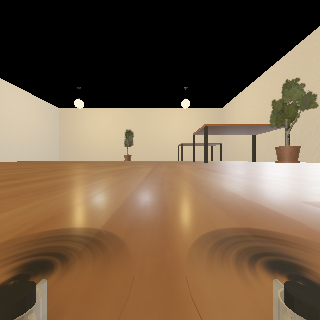
#> input picture Test_Pairs/Test_Renders/frame_00120.png, 320 x 320 px
$ python batch_transform_test_pairs.py
#> lines starting #> are read from the running program, lines starting #| are printed output that depends on the picture
### transform_rendered_to_naneye.py
import argparse
import numpy as np
from PIL import Image, ImageFilter

# File names
input_path = "input.png"
output_path = "output.png"

# NanEye resolution
width = 320
height = 320

# Using values from the spec sheet
full_scale_dn = 860.0 # full scale digital num before value gets clipped
read_noise_dn = 0.4
prnu_std = 0.013
dsnu_std = 0.84
row_noise_std = 0.2

blur_radius = 0.7
seed = 42

# Kalibr/OpenCV-style intrinsics in pixels [fu fv pu pv]
fx_px = width / 2.0
fy_px = height / 2.0
cx_px = (width - 1) / 2.0
cy_px = (height - 1) / 2.0

# Kalibr/OpenCV `radtan` distortion coefficients.
# Kalibr order: [k1 k2 r1 r2] where r1 maps to p1 and r2 maps to p2.
k1 = 0.18
k2 = 0.0
p1 = 0.0
p2 = 0.0
k3 = 0.0

def load_image_linear(path):
    # Load grayscale image. The function loads as an 8-bit depth image but
    # NanEye images are 10-bit depth in reality.
    img = Image.open(path).convert("L")
    return np.array(img, dtype=np.float32) / 255.0


def bilinear_interpolate(image, x, y):
    h, w = image.shape
    x = np.clip(x, 0, w - 1)
    y = np.clip(y, 0, h - 1)

    x0 = np.floor(x).astype(np.int32)
    y0 = np.floor(y).astype(np.int32)
    x1 = np.clip(x0 + 1, 0, w - 1)
    y1 = np.clip(y0 + 1, 0, h - 1)

    dx = x - x0
    dy = y - y0

    wa = (1.0 - dx) * (1.0 - dy)
    wb = dx * (1.0 - dy)
    wc = (1.0 - dx) * dy
    wd = dx * dy

    return (
        image[y0, x0] * wa
        + image[y0, x1] * wb
        + image[y1, x0] * wc
        + image[y1, x1] * wd
    )


def inverse_radtan_map(x_dist, y_dist, k1, k2, p1, p2, k3=0.0, iterations=8):
    # Invert Brown-Conrady (OpenCV/Kalibr radtan) in normalized image coords.
    x = x_dist.copy()
    y = y_dist.copy()

    for _ in range(iterations):
        r2 = x**2 + y**2
        r4 = r2 * r2
        r6 = r4 * r2
        radial = 1.0 + k1 * r2 + k2 * r4 + k3 * r6
        radial = np.where(np.abs(radial) < 1e-6, 1e-6, radial)

        delta_x = 2.0 * p1 * x * y + p2 * (r2 + 2.0 * x**2)
        delta_y = p1 * (r2 + 2.0 * y**2) + 2.0 * p2 * x * y

        x = (x_dist - delta_x) / radial
        y = (y_dist - delta_y) / radial

    return x, y


def apply_optics(gray, width, height, blur_radius, fx_px, fy_px, cx_px, cy_px, k1, k2, p1, p2, k3):
    # Simple optical stage: blur, then distortion, then resample to sensor.
    if fx_px <= 0 or fy_px <= 0:
        raise ValueError("Intrinsics fx_px/fy_px must be positive.")

    img = Image.fromarray((gray * 255).astype(np.uint8), mode="L")
    img = img.filter(ImageFilter.GaussianBlur(radius=blur_radius))
    img = img.resize((width, height), Image.Resampling.BICUBIC)

    gray = np.array(img, dtype=np.float32) / 255.0
    h, w = gray.shape

    y, x = np.indices((h, w), dtype=np.float32)
    # Distorted output coordinates in normalized camera units.
    x_dist = (x - cx_px) / fx_px
    y_dist = (y - cy_px) / fy_px

    # Inverse map so each output pixel samples the correct undistorted source.
    x_undist, y_undist = inverse_radtan_map(x_dist, y_dist, k1, k2, p1, p2, k3)

    x_src = x_undist * fx_px + cx_px
    y_src = y_undist * fy_px + cy_px

    return bilinear_interpolate(gray, x_src, y_src)


def convert_to_electrons(gray, full_scale_dn):
    # Convert normalized intensity to sensor units.
    return gray * full_scale_dn


def generate_fixed_pattern_maps(shape, prnu_std, dsnu_std, rng):
    # Create fixed per-pixel maps that can be reused across frames.
    prnu_map = rng.normal(0, prnu_std, shape).astype(np.float32)
    dsnu_map = rng.normal(0, dsnu_std, shape).astype(np.float32)
    return prnu_map, dsnu_map


def apply_prnu(signal_dn, prnu_std, rng, prnu_map=None):
    # Photo Response Non-Uniformity (PRNU) is a multiplicative fixed-pattern.
    if prnu_map is None:
        prnu_map = rng.normal(0, prnu_std, signal_dn.shape)
    return signal_dn * (1 + prnu_map)


def apply_shot_noise(signal_dn, rng):
    # Photon shot noise is described by the Poisson process.
    # It's caused by the discrete arrival of photons and is signal dependent
    signal_dn = np.clip(signal_dn, 0, None)
    return rng.poisson(signal_dn).astype(np.float32)


def apply_dark_current(signal_dn, dsnu_std, rng, dark_current_mean=0.0, dsnu_map=None):
    # Add dark current fixed-pattern noise and dark shot noise.
    if dsnu_map is None:
        dsnu_map = rng.normal(0, dsnu_std, signal_dn.shape)
    dark_signal = np.clip(dark_current_mean + dsnu_map, 0, None)
    dark_noise = rng.poisson(dark_signal).astype(np.float32)
    return signal_dn + dark_noise

# Signal independent and is caused by electronics components
def apply_readout_noise(signal_dn, read_noise_dn, row_noise_std, rng):
    # Read noise and row noise are added after charge-to-voltage conversion.
    noisy = signal_dn + rng.normal(0, read_noise_dn, signal_dn.shape)
    noisy += rng.normal(0, row_noise_std, (signal_dn.shape[0], 1))
    return noisy


def load_master_npy(path):
    return np.load(path).astype(np.float32)


# [42 lines left out: functions infer_storage_white_level, looks_like_normalized_flat, maybe_rescale_master_maps, not called in this run]


def validate_master_shape(master_map, expected_shape, label):
    if master_map is None:
        return
    if master_map.shape != expected_shape:
        raise ValueError(
            f"{label} shape {master_map.shape} does not match expected sensor shape {expected_shape}."
        )


# [10 lines left out: function apply_master_flat, not called in this run]


def adc_quantize(signal_dn, full_scale_dn):
    # Clip to sensor full-scale and quantize to integer DN.
    signal_dn = np.clip(signal_dn, 0, full_scale_dn)
    signal_dn = np.round(signal_dn)
    return signal_dn / full_scale_dn


def save_image(out, output_path):
    # Save the result scaled to 8-bit for visualization.
    out_img = Image.fromarray((out * 255).astype(np.uint8), mode="L")
    out_img = out_img.resize((320, 320), Image.Resampling.BICUBIC)
    out_img.save(output_path)


# [86 lines left out: functions parse_arguments, main, not called in this run]


# [2 lines that do not run on import are left out]

### batch_transform_test_pairs.py
import argparse
from pathlib import Path

import numpy as np
import transform_rendered_to_naneye as sim


SUPPORTED_SUFFIXES = {".png", ".jpg", ".jpeg", ".bmp", ".tif", ".tiff", ".pgm"}


def list_input_images(input_dir: Path):
    return sorted(
        p for p in input_dir.iterdir() if p.is_file() and p.suffix.lower() in SUPPORTED_SUFFIXES
    )


def transform_one_image(
    input_path: Path,
    output_path: Path,
    rng,
    prnu_map,
    dsnu_map,
    master_flat=None,
    master_dark=None,
    flat_is_normalized=False,
):
    gray = sim.load_image_linear(str(input_path))
    gray = sim.apply_optics(
        gray,
        sim.width,
        sim.height,
        sim.blur_radius,
        sim.fx_px,
        sim.fy_px,
        sim.cx_px,
        sim.cy_px,
        sim.k1,
        sim.k2,
        sim.p1,
        sim.p2,
        sim.k3,
    )

    signal_dn = sim.convert_to_electrons(gray, sim.full_scale_dn)

    has_master_flat = master_flat is not None
    has_master_dark = master_dark is not None

    if has_master_flat:
        if flat_is_normalized and has_master_dark:
            signal_dn = sim.apply_master_flat(signal_dn, master_flat, master_dark=None)
        elif has_master_dark:
            signal_dn = sim.apply_master_flat(signal_dn, master_flat, master_dark=master_dark)
        else:
            signal_dn = sim.apply_master_flat(signal_dn, master_flat, master_dark=None)
    else:
        signal_dn = sim.apply_prnu(signal_dn, sim.prnu_std, rng, prnu_map=prnu_map)

    if has_master_dark:
        signal_dn += master_dark
    else:
        signal_dn = sim.apply_dark_current(signal_dn, sim.dsnu_std, rng, dsnu_map=dsnu_map)

    signal_dn = sim.apply_shot_noise(signal_dn, rng)
    signal_dn = sim.apply_readout_noise(signal_dn, sim.read_noise_dn, sim.row_noise_std, rng)

    out = sim.adc_quantize(signal_dn, sim.full_scale_dn)
    sim.save_image(out, str(output_path))


def parse_args():
    parser = argparse.ArgumentParser(
        description="Transform all renders in Test_Pairs/Test_Renders and write outputs."
    )
    parser.add_argument(
        "--input-dir",
        type=Path,
        default=Path("Test_Pairs/Test_Renders"),
        help="Directory of rendered input images.",
    )
    parser.add_argument(
        "--output-dir",
        type=Path,
        default=Path("Test_Pairs/Test_Transformed_Output"),
        help="Directory where transformed images are written.",
    )
    parser.add_argument(
        "--seed",
        type=int,
        default=sim.seed,
        help="Base random seed for deterministic batch noise generation.",
    )
    parser.add_argument(
        "--master-flat",
        type=Path,
        help="Optional master flat .npy file used for calibrated batch transforms.",
    )
    parser.add_argument(
        "--master-dark",
        type=Path,
        help="Optional master dark .npy file used for calibrated batch transforms.",
    )
    return parser.parse_args()


def main():
    args = parse_args()

    if not args.input_dir.exists():
        raise FileNotFoundError(f"Input directory not found: {args.input_dir}")

    args.output_dir.mkdir(parents=True, exist_ok=True)
    image_paths = list_input_images(args.input_dir)
    if not image_paths:
        raise RuntimeError(f"No supported image files found in: {args.input_dir}")

    rng = np.random.default_rng(args.seed)

    if args.master_flat is not None and not args.master_flat.exists():
        raise FileNotFoundError(f"Master flat not found: {args.master_flat}")
    if args.master_dark is not None and not args.master_dark.exists():
        raise FileNotFoundError(f"Master dark not found: {args.master_dark}")

    master_flat = sim.load_master_npy(args.master_flat) if args.master_flat else None
    master_dark = sim.load_master_npy(args.master_dark) if args.master_dark else None
    expected_shape = (sim.height, sim.width)
    sim.validate_master_shape(master_flat, expected_shape, "Master flat")
    sim.validate_master_shape(master_dark, expected_shape, "Master dark")

    flat_is_normalized = master_flat is not None and sim.looks_like_normalized_flat(master_flat)
    if master_flat is not None or master_dark is not None:
        master_flat, master_dark, scale, source_white = sim.maybe_rescale_master_maps(
            master_flat,
            master_dark,
            full_scale_dn=sim.full_scale_dn,
            scale_flat=not flat_is_normalized,
        )
        if scale != 1.0:
            print(
                "Info: scaled master calibration maps by "
                f"{scale:.6f} to match full_scale_dn={sim.full_scale_dn:.1f} "
                f"(assumed source white level {source_white:.0f} DN)."
            )
        if flat_is_normalized and master_dark is not None:
            print(
                "Info: master flat looks normalized; using it directly as gain "
                "and skipping (master_flat - master_dark)."
            )

    if master_flat is None and master_dark is None:
        prnu_map, dsnu_map = sim.generate_fixed_pattern_maps(
            (sim.height, sim.width),
            sim.prnu_std,
            sim.dsnu_std,
            rng,
        )
    else:
        prnu_map, dsnu_map = None, None

    total = len(image_paths)

    for idx, image_path in enumerate(image_paths, start=1):
        output_path = args.output_dir / image_path.name
        transform_one_image(
            image_path,
            output_path,
            rng,
            prnu_map,
            dsnu_map,
            master_flat=master_flat,
            master_dark=master_dark,
            flat_is_normalized=flat_is_normalized,
        )
#> in bilinear_interpolate, `y0 = np.floor(y).astype(np.int32)`:
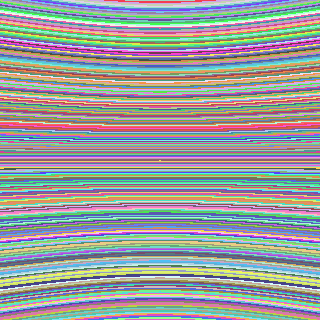
#> y0: shape (320, 320) int32; 281 distinct labels, from 19 to 299; one colour per label, 0 black
#> in bilinear_interpolate, `y1 = np.clip(y0 + 1, 0, h - 1)`: y1: shape (320, 320) int32; 281 distinct labels, from 20 to 300
#> in bilinear_interpolate, `wa = (1.0 - dx) * (1.0 - dy)`:
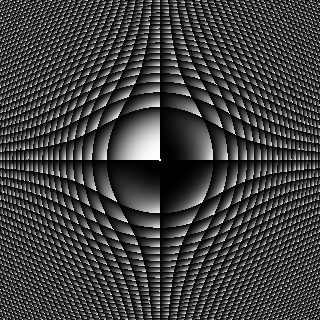
#> wa: shape (320, 320) float64; min 4.66e-10, max 1, mean 0.25
#> in bilinear_interpolate, `wb = dx * (1.0 - dy)`:
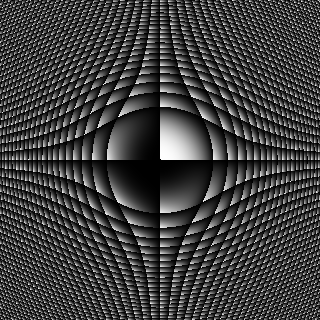
#> wb: shape (320, 320) float64; min 0, max 1, mean 0.25
#> in bilinear_interpolate, `wc = (1.0 - dx) * dy`:
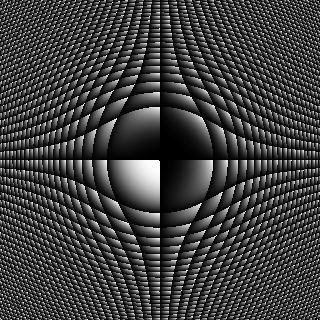
#> wc: shape (320, 320) float64; min 0, max 1, mean 0.25
#> in bilinear_interpolate, `wd = dx * dy`:
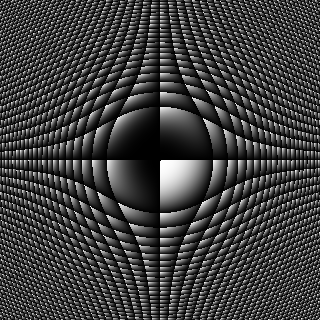
#> wd: shape (320, 320) float64; min 0, max 1, mean 0.25
#> in apply_dark_current, `dark_noise = rng.poisson(dark_signal).astype(np.float32)`:
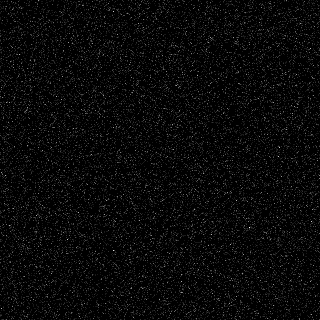
#> dark_noise: shape (320, 320) float32; min 0, max 10, mean 0.337; drawn with min black and max white
#> in apply_shot_noise, `return rng.poisson(signal_dn).astype(np.float32)`:
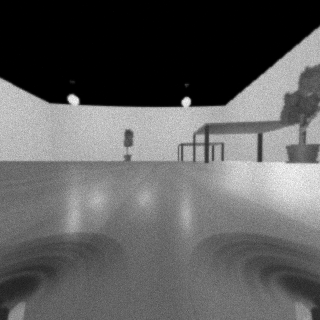
#> returned value: shape (320, 320) float32; min 0, max 918, mean 337.5; drawn with min black and max white
        print(f"[{idx}/{total}] {image_path.name} -> {output_path}")
#> pass 2 of the loop in main, `for idx, image_path in enumerate(image_paths, start=1):`:
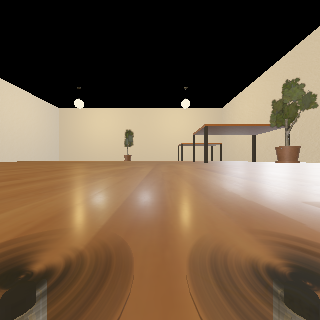
#> input picture Test_Pairs/Test_Renders/frame_00130.png, 320 x 320 px
#> in apply_dark_current (call 2), `dark_noise = rng.poisson(dark_signal).astype(np.float32)`:
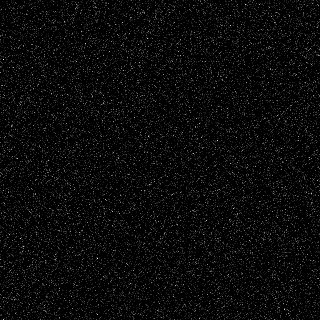
#> dark_noise: shape (320, 320) float32; min 0, max 9, mean 0.339; drawn with min black and max white
#> in apply_shot_noise (call 2), `return rng.poisson(signal_dn).astype(np.float32)`:
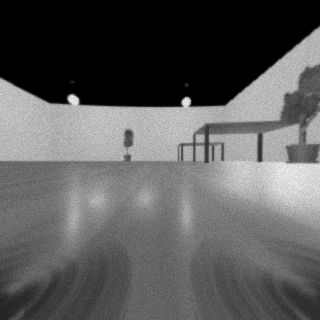
#> returned value: shape (320, 320) float32; min 0, max 931, mean 334.2; drawn with min black and max white

    print(f"Finished. Wrote {total} transformed images to {args.output_dir}")


if __name__ == "__main__":
    main()
